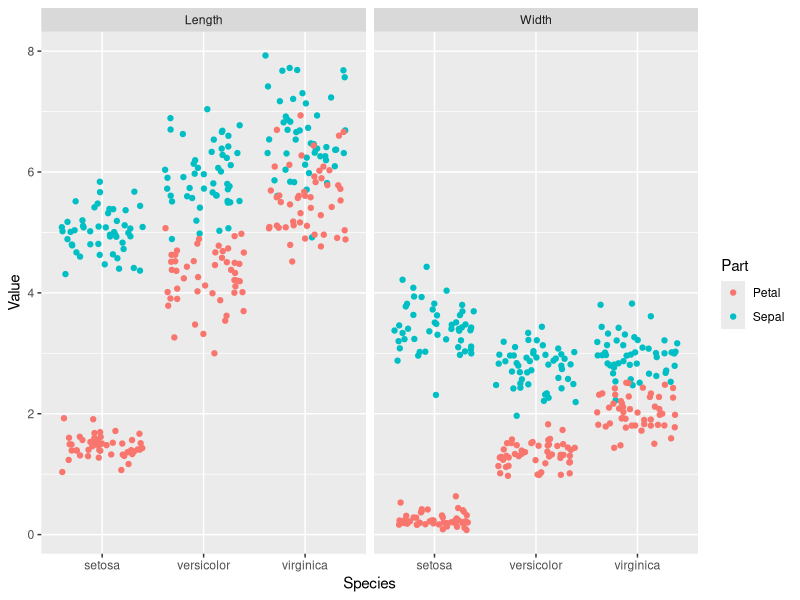
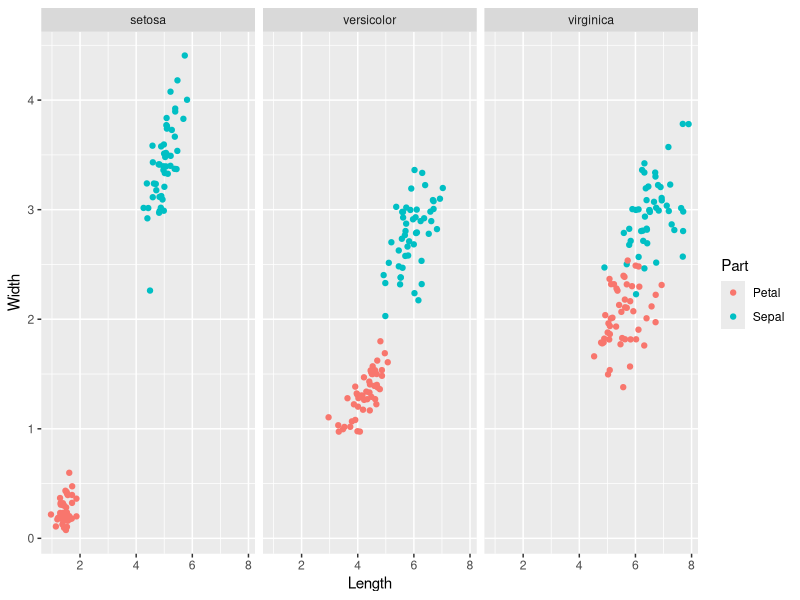
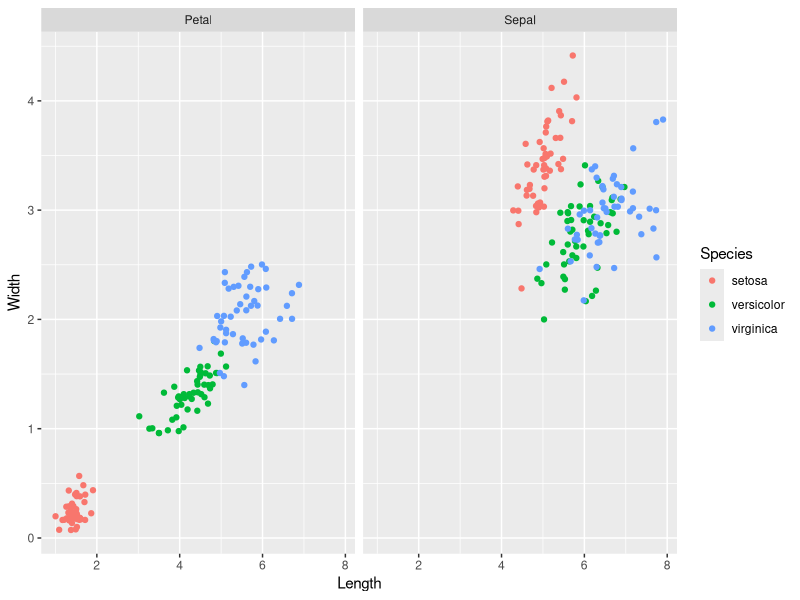

These figures' R source, in order:
## ---- chunk 1
knitr::opts_chunk$set(echo = TRUE)
## ---- chunk 2
library(tidyverse)
## ---- chunk 3
df <- as_tibble(iris)
str(df)
## ---- chunk 4
head(df)
## ---- chunk 5
df_long <- df %>% 
    gather(key = Part_Measure, value = Value, -Species) %>% #Gather columns
    separate(col = Part_Measure, into = c("Part", "Measure"), sep = "\\.") #Break gathered column into two columns
df_long$Measure <- as.factor(df_long$Measure)
head(df_long)
## ---- chunk 6
df$FlowerID <- 1:nrow(df)
df_wide <- df %>% 
    gather(key = Part_Measure, value = Value, -Species, -FlowerID) %>% 
    separate(col = Part_Measure, into = c("Part", "Measure"), sep = "\\.") %>% 
    spread(key = Measure, value = Value)
head(df_wide)
## ---- chunk 7
ggplot(df_long, aes(x = Species, y = Value, col = Part)) +
    geom_jitter()+
    facet_grid(. ~ Measure)
## ---- chunk 8
ggplot(df_wide, aes(x = Length, y = Width, col = Part)) +
    geom_jitter() +
    facet_grid(. ~ Species)
## ---- chunk 9
ggplot(df_wide, aes(x=Length, y = Width, col = Species)) +
    geom_jitter() +
    facet_grid(. ~ Part)
